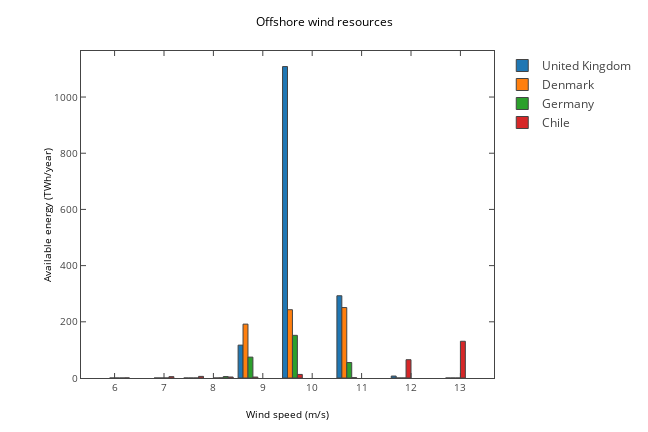

Notebook cell for this chart:
### Code cell
mpl_fig = plt.figure(figsize=(9,6))
ax = mpl_fig.add_subplot(111)
x=[class2speed[i] for i in wind_res2[countries[0]].keys()]
    
for i,country in enumerate(countries):
    y=wind_res2[country].values()
    ax.bar(x,y,width=0.8)
ax.set_ylabel('Available energy (TWh/year)')
ax.set_xlabel('Wind speed (m/s)')
ax.set_title('Offshore wind resources')
plotly_fig = tls.mpl_to_plotly(mpl_fig)
for i,e in enumerate(plotly_fig['data']):
    e['name']=countries[i]
plotly_fig["layout"]["showlegend"] = True
plotly_fig["layout"]['hovermode']='x'
iplot(plotly_fig, filename='ofs3')

### Figure 1 — Plotly figure (JSON) as saved in the notebook; plotly's stock layout.template omitted (floating-point values rounded to 4 significant figures)
{"data": [{"marker": {"color": "#1F77B4", "line": {"width": 1}}, "name": "United Kingdom", "opacity": 1, "orientation": "v", "type": "bar", "uid": "3e3e79a2-cf47-11e8-aa57-b00594f12df5", "x": [6.1, 7, 7.6, 8.2, 8.7, 9.6, 10.7, 11.8, 12.9], "xaxis": "x", "y": [0, 0, 0, 0, 116.9, 1108.0, 292.7, 6.941, 0], "yaxis": "y"}, {"marker": {"color": "#FF7F0E", "line": {"width": 1}}, "name": "Denmark", "opacity": 1, "orientation": "v", "type": "bar", "uid": "3e40f094-cf47-11e8-b194-b00594f12df5", "x": [6.1, 7, 7.6, 8.2, 8.7, 9.6, 10.7, 11.8, 12.9], "xaxis": "x", "y": [0, 0, 0, 0.4586, 191.7, 243.1, 250.7, 0, 0], "yaxis": "y"}, {"marker": {"color": "#2CA02C", "line": {"width": 1}}, "name": "Germany", "opacity": 1, "orientation": "v", "type": "bar", "uid": "3e431728-cf47-11e8-8dc9-b00594f12df5", "x": [6.1, 7, 7.6, 8.2, 8.7, 9.6, 10.7, 11.8, 12.9], "xaxis": "x", "y": [0, 0, 0, 5.089, 74.31, 151.9, 55.03, 0, 0], "yaxis": "y"}, {"marker": {"color": "#D62728", "line": {"width": 1}}, "name": "Chile", "opacity": 1, "orientation": "v", "type": "bar", "uid": "3e463efa-cf47-11e8-8ee0-b00594f12df5", "x": [6.1, 7, 7.6, 8.2, 8.7, 9.6, 10.7, 11.8, 12.9], "xaxis": "x", "y": [0.432, 4.767, 5.725, 3.558, 3.341, 12.72, 1.241, 65.11, 130.8], "yaxis": "y"}], "layout": {"autosize": false, "height": 432, "hovermode": "x", "margin": {"b": 54, "l": 81, "pad": 0, "r": 64, "t": 51}, "showlegend": true, "title": "Offshore wind resources", "titlefont": {"color": "#000000", "size": 12}, "width": 648, "xaxis": {"anchor": "y", "domain": [0, 1], "mirror": "ticks", "nticks": 10, "range": [5.32, 13.68], "showgrid": false, "showline": true, "side": "bottom", "tickfont": {"size": 10}, "ticks": "inside", "title": "Wind speed (m/s)", "titlefont": {"color": "#000000", "size": 10}, "type": "linear", "zeroline": false}, "yaxis": {"anchor": "x", "domain": [0, 1], "mirror": "ticks", "nticks": 7, "range": [0, 1164.0], "showgrid": false, "showline": true, "side": "left", "tickfont": {"size": 10}, "ticks": "inside", "title": "Available energy (TWh/year)", "titlefont": {"color": "#000000", "size": 10}, "type": "linear", "zeroline": false}}}
